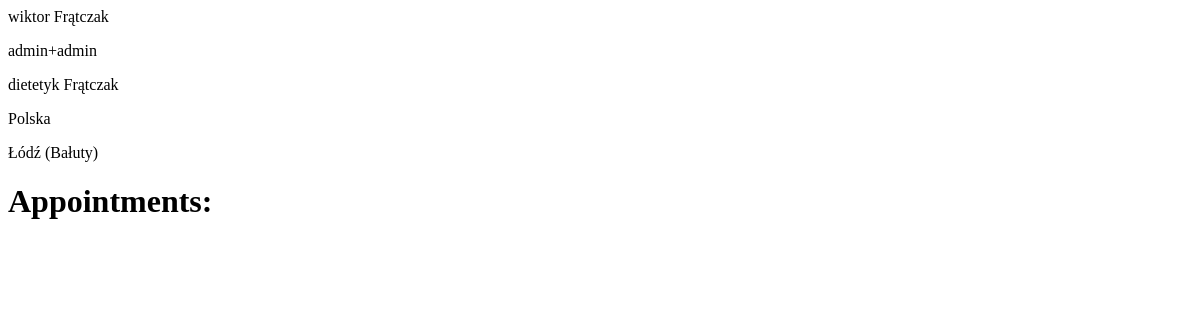
Before: /panel/dietitians/dietetyk-fratczak (signed in) with the older database file.
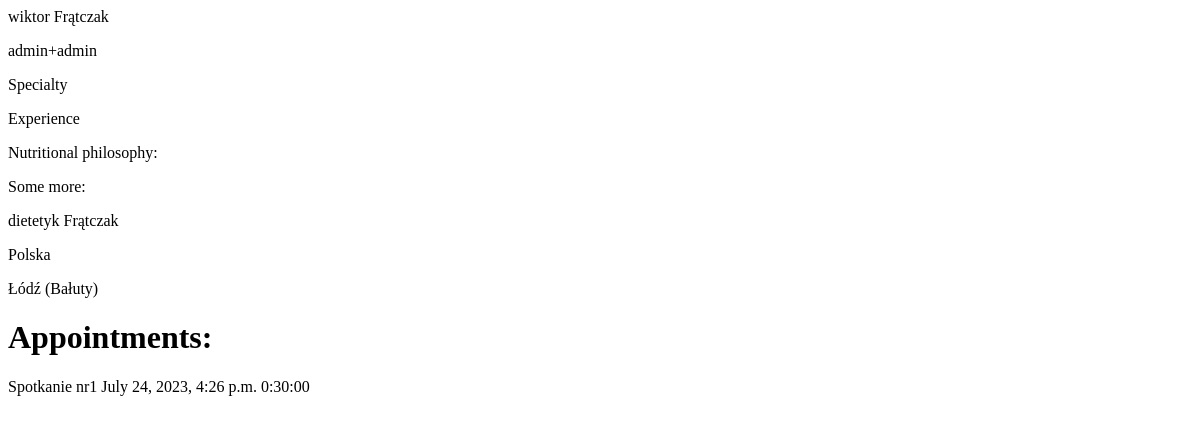
After: the same page with the newer database file.
### panel/models.py (models this page shows, shortened)
class ClientProfile(models.Model):
    user = models.OneToOneField(CustomUser, on_delete=models.CASCADE, primary_key=True)
    dietitian = models.ForeignKey(DietitianProfile,
                                  on_delete=models.SET_NULL,
                                  null=True, blank=True,
                                  related_name='dietitian_profile')
    def __str__(self):
        return self.user.full_name

class CustomUser(AbstractBaseUser, PermissionsMixin):
    GENDER_CHOICES = [
        ('M', 'Male'),
        ('F', 'Female'),
        ('O', 'Other'),
    ]
    email = models.EmailField(unique=True)
    first_name = models.CharField(max_length=30)
    last_name = models.CharField(max_length=30)
    is_active = models.BooleanField(default=True)
    is_staff = models.BooleanField(default=False)
    is_dietitian = models.BooleanField(default=False)
    is_client = models.BooleanField(default=True)
    gender = models.CharField(choices=GENDER_CHOICES, max_length=1)
    City = models.CharField(max_length=40)
    Country = models.CharField(max_length=40)
    photo = models.ImageField(upload_to='user/%Y/%m/%d/',
                              blank=True)
    slug = models.SlugField(unique=True, blank=True, null=True)
    full_name = models.CharField(max_length=40, blank=True)
    date_of_birth = models.DateField(blank=True, null=True)
    def get_user_data(self):
        user_data = {
            'name': self.full_name,
            'photo': self.photo.url if self.photo else None,
            'city': self.City,
            'country': self.Country,
        }
        return user_data
    objects = UserProfileManager()
    groups = models.ManyToManyField(
        Group,
        verbose_name=_('groups'),
        blank=True,
        related_name='custom_users'  # Unikalna nazwa dla odwrotnego dostępu do groups
    )
    user_permissions = models.ManyToManyField(
        Permission,
        verbose_name=_('user permissions'),
        blank=True,
        related_name='custom_users'  # Unikalna nazwa dla odwrotnego dostępu do user_permissions
    )
    USERNAME_FIELD = 'email'
    REQUIRED_FIELDS = ['first_name', 'last_name']
    id = models.UUIDField(primary_key=True, default=uuid.uuid4, editable=False)

class DietitianProfile(models.Model):
    user = models.OneToOneField(CustomUser,
                                on_delete=models.CASCADE,
                                primary_key=True)
    specialty = models.CharField(max_length=40, blank=True)
    experience = models.CharField(max_length=100, blank=True)
    nutritional_philosophy = models.CharField(max_length=40, blank=True)
    some_more = models.CharField(max_length=40, blank=True)

class Appointment(models.Model):
    APPOINTMENT_CHOICES = [
        ('diet_consultation', 'Diet_consultation'),
        ('deep_analyse_of_activity', 'Deep_analyse_of_activity'),
        ('swimming', 'Swimming'),
    ]
    DURATION_CHOICES = [
        (timedelta(minutes=30), '30 minutes'),
        (timedelta(minutes=60), '60 minutes'),
    ]
    title = models.CharField(max_length=40)
    event_duration = models.DurationField(choices=DURATION_CHOICES)
    date = models.DateTimeField()
    user_profile = models.ForeignKey(CustomUser,
                                     on_delete=models.CASCADE,
                                     related_name='user_appointments')
    dietitian_profile = models.ForeignKey(DietitianProfile,
                                          on_delete=models.CASCADE,
                                          related_name='dietitian_appointments')
    published_time = models.DateTimeField(default=now, editable=False)
    def __str__(self):
        return self.title

### panel/views.py (the view)
# urls.py: path('dietitians/<slug:dietitian_slug>', DisplayDietitianProfile.as_view(), name='show_clients'),
class DisplayDietitianProfile(LoginRequiredMixin, DetailView):
    template_name = 'panel/dietitian_profile.html'
    context_object_name = 'dietitian'
    def get_object(self, queryset=None):
        profile_slug = self.kwargs.get('dietitian_slug')
        profile_account = get_object_or_404(CustomUser, slug=profile_slug)
        dietitian_profile = get_object_or_404(DietitianProfile, user=profile_account)
        return dietitian_profile
    def get_clients_and_appointments(self, dietitian_profile):
        clients = ClientProfile.objects.filter(dietitian=dietitian_profile)
        appointments = Appointment.objects.filter(dietitian_profile=dietitian_profile)
        return clients, appointments
    def get_context_data(self, **kwargs):
        context = super().get_context_data(**kwargs)
        dietitian_profile = self.get_object()
        clients, appointments = self.get_clients_and_appointments(dietitian_profile)
        context.update(dietitian_profile.user.get_user_data())
        context['appointments'] = appointments
        context['clients'] = clients
        context['dietitian_profile'] = dietitian_profile
        return context

### panel/templates/panel/dietitian_profile.html (shortened to what this page needs)
{% for client in clients %}
    <p>{{ client }}</p>
{% endfor %}
{% with dietitian_profile as prof %}
    <div id="dietitian_info">
        <p>{{ prof.specialty }}</p>
        <p>{{ prof.experience }}</p>
        <p>{{ prof.nutritional_philosophy }}</p>
        <p>{{ prof.some_more }}</p>
        <p>{{ name }}</p>
        <p>{{ country }}</p>
        <p>{{ city }}</p>
        <p>
            <h1>Appointments:</h1>
        </p>
        {% for appointment in appointments %}
            <p>{{ appointment }}  {{ appointment.date }}  {{ appointment.event_duration }}</p>
        {% endfor %}
    </div>
{% endwith %}

Changed rows visible on the page:
now on this page (row edited): DietitianProfile: specialty "Specialty", experience "Experience", nutritional_philosophy "Nutritional philosophy:", some_more "Some more:"
added Appointment: title "Spotkanie nr1", date "July 24, 2023, 4:26 p.m.", event_duration "0:30:00"
